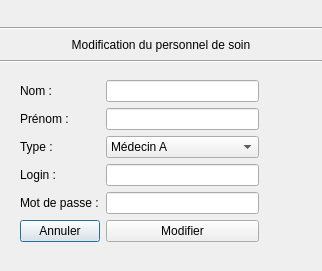
<?xml version="1.0" encoding="UTF-8"?>
<ui version="4.0">
 <class>ModifyHealthcareOperator</class>
 <widget class="QDialog" name="ModifyHealthcareOperator">
  <property name="geometry">
   <rect>
    <x>0</x>
    <y>0</y>
    <width>322</width>
    <height>271</height>
   </rect>
  </property>
  <property name="windowTitle">
   <string>Modification du personnel de soin</string>
  </property>
  <widget class="Line" name="line">
   <property name="geometry">
    <rect>
     <x>0</x>
     <y>27</y>
     <width>322</width>
     <height>3</height>
    </rect>
   </property>
   <property name="orientation">
    <enum>Qt::Horizontal</enum>
   </property>
  </widget>
  <widget class="QWidget" name="layoutWidget">
   <property name="geometry">
    <rect>
     <x>20</x>
     <y>80</y>
     <width>239</width>
     <height>175</height>
    </rect>
   </property>
   <layout class="QFormLayout" name="formLayout">
    <item row="0" column="0">
     <widget class="QLabel" name="nameLabel">
      <property name="text">
       <string>Nom :</string>
      </property>
     </widget>
    </item>
    <item row="0" column="1">
     <widget class="QLineEdit" name="nameLineEdit"/>
    </item>
    <item row="1" column="0">
     <widget class="QLabel" name="firstNameLabel">
      <property name="text">
       <string>Prénom :</string>
      </property>
     </widget>
    </item>
    <item row="1" column="1">
     <widget class="QLineEdit" name="firstNameLineEdit"/>
    </item>
    <item row="2" column="0">
     <widget class="QLabel" name="typeLabel">
      <property name="text">
       <string>Type :</string>
      </property>
     </widget>
    </item>
    <item row="2" column="1">
     <widget class="QComboBox" name="typeBox">
      <item>
       <property name="text">
        <string>Médecin A</string>
       </property>
      </item>
      <item>
       <property name="text">
        <string>Médecin B</string>
       </property>
      </item>
      <item>
       <property name="text">
        <string>Kinésithérapeute</string>
       </property>
      </item>
      <item>
       <property name="text">
        <string>Informaticien</string>
       </property>
      </item>
      <item>
       <property name="text">
        <string>Infirmière</string>
       </property>
      </item>
      <item>
       <property name="text">
        <string>Psychologue</string>
       </property>
      </item>
      <item>
       <property name="text">
        <string>Radiologue</string>
       </property>
      </item>
     </widget>
    </item>
    <item row="3" column="0">
     <widget class="QLabel" name="loginLabel">
      <property name="text">
       <string>Login :</string>
      </property>
     </widget>
    </item>
    <item row="3" column="1">
     <widget class="QLineEdit" name="loginLineEdit"/>
    </item>
    <item row="4" column="0">
     <widget class="QLabel" name="passwordLabel">
      <property name="text">
       <string>Mot de passe :</string>
      </property>
     </widget>
    </item>
    <item row="4" column="1">
     <widget class="QLineEdit" name="passwordLineEdit"/>
    </item>
    <item row="5" column="0">
     <widget class="QPushButton" name="cancelButton">
      <property name="text">
       <string>Annuler</string>
      </property>
     </widget>
    </item>
    <item row="5" column="1">
     <widget class="QPushButton" name="modifyButton">
      <property name="text">
       <string>Modifier</string>
      </property>
     </widget>
    </item>
   </layout>
  </widget>
  <widget class="Line" name="line_2">
   <property name="geometry">
    <rect>
     <x>0</x>
     <y>60</y>
     <width>322</width>
     <height>3</height>
    </rect>
   </property>
   <property name="orientation">
    <enum>Qt::Horizontal</enum>
   </property>
  </widget>
  <widget class="QLabel" name="titleLabel">
   <property name="geometry">
    <rect>
     <x>0</x>
     <y>37</y>
     <width>322</width>
     <height>16</height>
    </rect>
   </property>
   <property name="text">
    <string>Modification du personnel de soin</string>
   </property>
   <property name="alignment">
    <set>Qt::AlignCenter</set>
   </property>
  </widget>
 </widget>
 <resources/>
 <connections/>
</ui>
